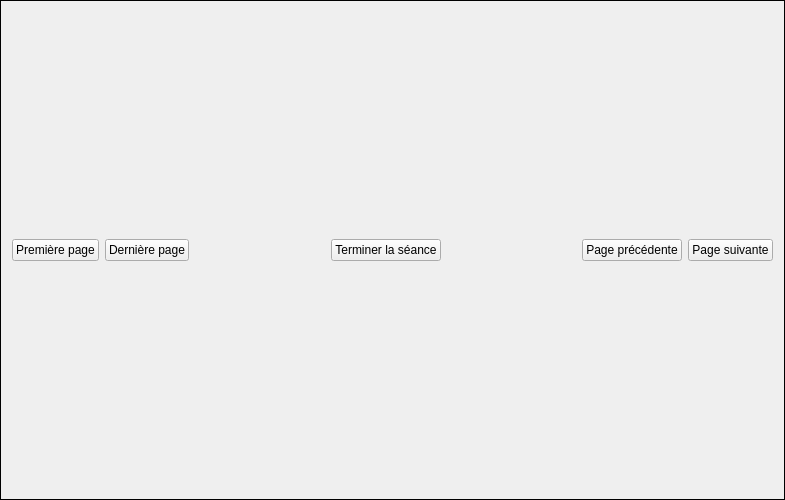
<?xml version="1.0" encoding="UTF-8"?>
<ui version="4.0">
 <class>SessionFrame</class>
 <widget class="QFrame" name="SessionFrame">
  <property name="geometry">
   <rect>
    <x>0</x>
    <y>0</y>
    <width>785</width>
    <height>500</height>
   </rect>
  </property>
  <property name="windowTitle">
   <string>Frame</string>
  </property>
  <property name="frameShape">
   <enum>QFrame::Panel</enum>
  </property>
  <property name="frameShadow">
   <enum>QFrame::Plain</enum>
  </property>
  <layout class="QVBoxLayout" name="verticalLayout" stretch="95,5">
   <property name="sizeConstraint">
    <enum>QLayout::SetDefaultConstraint</enum>
   </property>
   <item>
    <layout class="QGridLayout" name="gridLayout">
     <property name="sizeConstraint">
      <enum>QLayout::SetFixedSize</enum>
     </property>
     <property name="spacing">
      <number>5</number>
     </property>
    </layout>
   </item>
   <item>
    <layout class="QHBoxLayout" name="horizontalLayout">
     <item>
      <widget class="QPushButton" name="pushButton_3">
       <property name="text">
        <string>Première page</string>
       </property>
       <property name="icon">
        <iconset resource="ressources.qrc">
         <normaloff>:/images/first-icon.png</normaloff>:/images/first-icon.png</iconset>
       </property>
      </widget>
     </item>
     <item>
      <widget class="QPushButton" name="pushButton_4">
       <property name="text">
        <string>Dernière page</string>
       </property>
       <property name="icon">
        <iconset resource="ressources.qrc">
         <normaloff>:/images/last-icon.png</normaloff>:/images/last-icon.png</iconset>
       </property>
      </widget>
     </item>
     <item>
      <spacer name="horizontalSpacer_2">
       <property name="orientation">
        <enum>Qt::Horizontal</enum>
       </property>
       <property name="sizeType">
        <enum>QSizePolicy::MinimumExpanding</enum>
       </property>
       <property name="sizeHint" stdset="0">
        <size>
         <width>40</width>
         <height>20</height>
        </size>
       </property>
      </spacer>
     </item>
     <item>
      <widget class="QPushButton" name="pushButton_5">
       <property name="text">
        <string>Terminer la séance</string>
       </property>
       <property name="icon">
        <iconset resource="ressources.qrc">
         <normaloff>:/images/checkround-icon.png</normaloff>:/images/checkround-icon.png</iconset>
       </property>
      </widget>
     </item>
     <item>
      <spacer name="horizontalSpacer">
       <property name="orientation">
        <enum>Qt::Horizontal</enum>
       </property>
       <property name="sizeType">
        <enum>QSizePolicy::MinimumExpanding</enum>
       </property>
       <property name="sizeHint" stdset="0">
        <size>
         <width>40</width>
         <height>20</height>
        </size>
       </property>
      </spacer>
     </item>
     <item>
      <widget class="QPushButton" name="pushButton_2">
       <property name="text">
        <string>Page précédente</string>
       </property>
       <property name="icon">
        <iconset resource="ressources.qrc">
         <normaloff>:/images/leftarrow-icon.png</normaloff>:/images/leftarrow-icon.png</iconset>
       </property>
      </widget>
     </item>
     <item>
      <widget class="QPushButton" name="pushButton">
       <property name="text">
        <string>Page suivante</string>
       </property>
       <property name="icon">
        <iconset resource="ressources.qrc">
         <normaloff>:/images/rightarrow-icon.png</normaloff>:/images/rightarrow-icon.png</iconset>
       </property>
      </widget>
     </item>
    </layout>
   </item>
  </layout>
 </widget>
 <resources>
  <include location="ressources.qrc"/>
 </resources>
 <connections/>
</ui>
